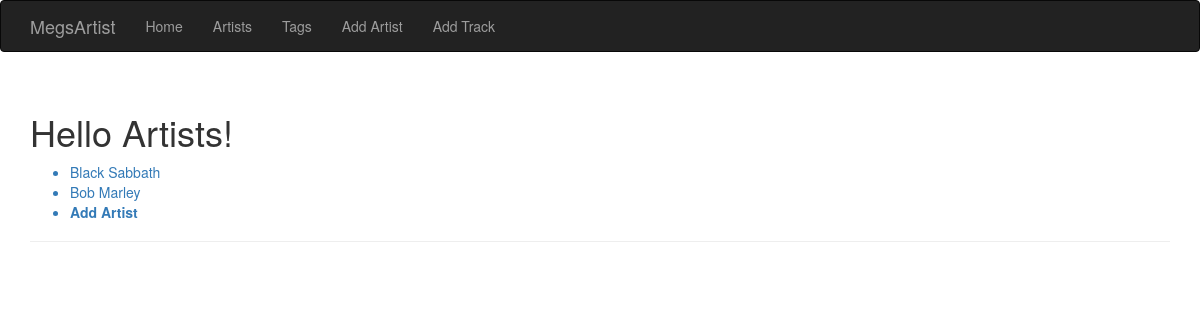
Page /artists/ on the earlier database version.
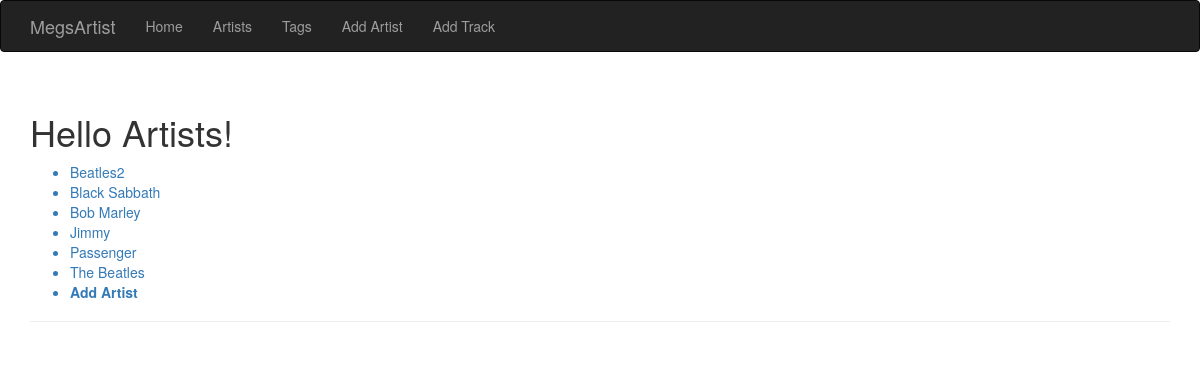
Same page on the later database version.
### flaskapp.py (models this page shows, shortened)
class Artist(db.Model):
    id = db.Column(db.Integer, primary_key=True)
    name = db.Column(db.String(64), unique=True, index=True)
    description = db.Column(db.String(264), unique=False, index=True)
    image = db.Column(db.String(264), unique=False, index=True)
    tags = db.relationship('Tag', secondary=artist_to_tag,
                           backref=db.backref('artist', lazy='dynamic'))

### flaskapp.py (the view)
@app.route('/artists/')
def artists():
    return render_template('artists.html', artistNames=[artist.name for artist in
                                                        Artist.query.all()])  # artistNames=session.get('artistNameList')

### templates/artists.html (shortened to what this page needs)
{% extends "base.html" %}
{% block page_content %}
<div class="page-header">
    <h1>Hello Artists!</h1>
    <ul>
        {% for artistName in artistNames|sort%}
            <a href="{{ artistName }}"> <li>{{ artistName }}</li></a>
        {% endfor %}
        <b><a href="/artists/add/"><li>Add Artist</li></a></b>
    </ul>
</div>
{% endblock %}

Differences in the rows shown:
added Artist: name "Beatles2"
added Artist: name "Jimmy"
added Artist: name "Passenger"
added Artist: name "The Beatles"
